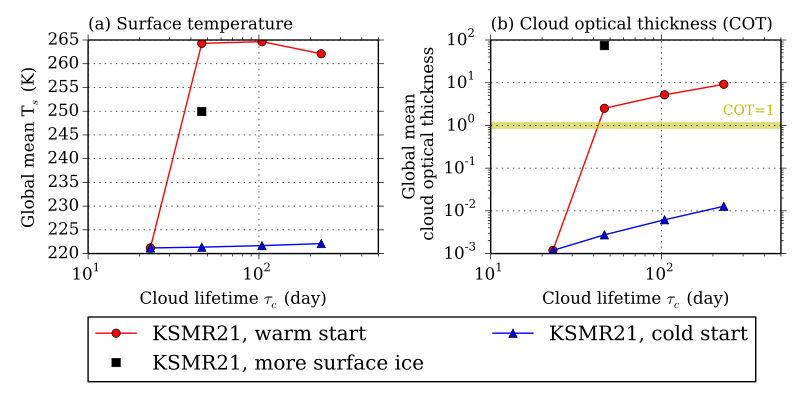

This chart was generated by the following Python code:
# -*- coding: utf-8 -*-

import numpy as np
import matplotlib.pyplot as plt
import matplotlib as mpl
mpl.rc('font',family = 'serif',size = 12)

from scipy.io import netcdf
from scipy.interpolate import interp1d

rp  = 3389.5e3 #6371e3
# rcp = 8.31/32e-3 / 1062.5
spin= 7.292e-5 
grav= 3.71 #9.8
ro2 = 8.31/32e-3 
Lv = 2.5e6
Rv = 461.5

def esat(T):
    return 610.78 * np.exp(-Lv/Rv*(1./T - 1./273.16))
    
def area_mean(var2d, lat): 
    clat = np.cos(lat / 180.*np.pi)
    var1 = np.mean(var2d, axis=1) *clat 
    var2 = np.sum(var1, axis=0) / np.nansum(clat)
    return var2

def vertical_interp(var3d, p3d, p1d): #pres, lat, lon, for visualization
    aa, nlat, nlon = var3d.shape
    varout = np.zeros((len(p1d),nlat,nlon))
    for i in range(nlat):
        for j in range(nlon): 
            ff = interp1d(np.log(p3d[:,i,j]), var3d[:,i,j], 
                    bounds_error=False, fill_value=np.nan)
            varout[:,i,j] = ff(np.log(p1d))
    return varout

def vertical_integration(var3d, phalf3d):
    npfull, nlat, nlon = var3d.shape
    varout = np.zeros((nlat, nlon))
    for i in range(npfull):
        varout[:,:] = varout[:,:] + var3d[i,:,:]* \
            (phalf3d[i+1,:,:] - phalf3d[i,:,:])/grav
    return varout

# pk = np.array([219.4067, 489.5209, 988.2418, 1805.201, 2983.724, 4462.334, 6160.587, 
#     7851.243, 7731.271, 7590.131, 7424.086, 7228.744, 6998.933, 6728.574, 
#     6410.509, 6036.322, 5596.111, 5078.225, 4468.96, 3752.191, 2908.949, 
#     2084.739, 1334.443, 708.499, 252.136, 0, 0])
# bk = np.array([0, 0, 0, 0, 0, 0, 0, 0, 0.01505309, 0.03276228, 0.05359622, 0.07810627, 
#     0.1069411, 0.1408637, 0.180772, 0.227722, 0.2829562, 0.3479364, 
#     0.4243822, 0.5143168, 0.6201202, 0.7235355, 0.8176768, 0.8962153, 
#     0.9534761, 0.9851122, 1])
mass_to_depth = 3./4 /(1e3*10e-6) #from cloud mass to optical thickness

tau_auto = np.array([9e2, 9e3, 9e4, 9e5, 1.5e6, 3e6, 9e6])
ts_mean  = tau_auto *0.
rain_mean  = tau_auto *0.
dirname  = ['1_sh9e2/day4122h00.',
    '2_sh9e3/day5496h00.',
    '3_sh9e4/day2748h00.',
    '4_sh9e5/day5496h00.',
    '5_sh1.5e6/day8244h00.',
    '6_sh3e6/day17175h00.',
    '7_sh9e6/day12366h00.']
for i in range(len(dirname)):
    filename = '../data/SH/'+dirname[i]+'atmos_avg.nc'
    # print filename
    f = netcdf.netcdf_file(filename, 'r')
    lat = f.variables['grid_yt'].data
    lon = f.variables['grid_xt'].data
    ts  = f.variables['ts'].data[0,:,:]
    rain   = f.variables['total_rain'].data[0,:,:]
    rain_mean[i]  = area_mean(rain, lat)
    ts_mean[i] = area_mean(ts, lat)
    f.close()
fig = plt.figure(figsize=(8,4))
cmap = mpl.cm.RdBu_r 

# ax = fig.add_subplot(223)
# ax2= fig.add_subplot(224) 
# ax.semilogx(tau_auto/86400, ts_mean,'k-',marker='s',label=r'r=10 $\mu$m')
# print (rain_mean)
# ax2.loglog(tau_auto/86400, rain_mean/Lv*tau_auto* mass_to_depth, 
#     'k-',marker='s',label=r'r=10 $\mu$m')

ax = fig.add_subplot(121)
ax2= fig.add_subplot(122) 
# ax.semilogx(tau_auto/86400, ts_mean,'k-',marker='s',label=r'SP')
# # print (ts_mean)
# ax2.loglog(tau_auto/86400, rain_mean/Lv*tau_auto* mass_to_depth, 
#     'k-',marker='s',label=r'SP')

#KSMR21, warm start
tau_auto = np.array([2e6, 4e6, 9e6, 2e7])
dirname  = ['1_kite2e6/day6870h00.',
           '3_kite4e6warm/day13053h00.',
           '5_kite9e6warm/day10992h00.',
           '7_kite2e7warm/day19236h00.',]
ts_mean  = tau_auto *0.
rain_mean  = tau_auto *0.
for i in range(len(dirname)):
    filename = '../data/KITE21/'+dirname[i]+'atmos_avg.nc'   
    f = netcdf.netcdf_file(filename, 'r')
    lat = f.variables['grid_yt'].data
    lon = f.variables['grid_xt'].data
    ts  = f.variables['ts'].data[0,:,:]
    rain   = f.variables['total_rain'].data[0,:,:]
    rain_mean[i]  = area_mean(rain, lat)
    ts_mean[i] = area_mean(ts, lat)
    f.close()

ax.semilogx(tau_auto/86400, ts_mean,'r',linestyle='-',marker='o',label=r'KSMR21, warm start')
ax2.loglog(tau_auto/86400, rain_mean/Lv*tau_auto* mass_to_depth, 
    'r-',marker='o',label=r'KSMR21, warm start')


#KSMR21, more ice
tau_auto = np.array([4e6])
dirname  = ['8_kite4e6iceplus/day2748h00.']
ts_mean  = tau_auto *0.
rain_mean  = tau_auto *0.
for i in range(len(dirname)):
    filename = '../data/KITE21/'+dirname[i]+'atmos_avg.nc'   
    f = netcdf.netcdf_file(filename, 'r')
    lat = f.variables['grid_yt'].data
    lon = f.variables['grid_xt'].data
    ts  = f.variables['ts'].data[0,:,:]
    rain   = f.variables['total_rain'].data[0,:,:]
    rain_mean[i]  = area_mean(rain, lat)
    ts_mean[i] = area_mean(ts, lat)
    f.close()

ax.semilogx(tau_auto/86400, ts_mean,'k',linestyle='none',marker='s',label=r'KSMR21, more surface ice')
ax2.loglog(tau_auto/86400, rain_mean/Lv*tau_auto* mass_to_depth, 
    'k-',marker='s',label=r'KSMR21, more surface ice')

#KSMR21, cold start
tau_auto = np.array([2e6, 4e6, 9e6, 2e7])
dirname  = ['1_kite2e6/day6870h00.',
           '2_kite4e6cold/day4809h00.',
           '4_kite9e6cold/day7557h00.',
           '6_kite2e7cold/day13053h00.',]
ts_mean  = tau_auto *0.
rain_mean  = tau_auto *0.
for i in range(len(dirname)):
    filename = '../data/KITE21/'+dirname[i]+'atmos_avg.nc'   
    f = netcdf.netcdf_file(filename, 'r')
    lat = f.variables['grid_yt'].data
    lon = f.variables['grid_xt'].data
    ts  = f.variables['ts'].data[0,:,:]
    rain   = f.variables['total_rain'].data[0,:,:]
    rain_mean[i]  = area_mean(rain, lat)
    ts_mean[i] = area_mean(ts, lat)
    f.close()
ax.semilogx(tau_auto/86400, ts_mean,'b',linestyle='-',marker='^',label=r'KSMR21, cold start')
ax.set_xlabel(r'Cloud lifetime $\tau_c$ (day)')
ax.set_ylabel(r'Global mean T$_s$ (K)')
ax.grid()
# ax.legend(numpoints=1, loc='center right', fontsize=10)
ax.legend(numpoints=1,frameon=True,
    bbox_to_anchor=(0., -0.6, 2.3, .102), loc='lower left',
    ncol=2, mode="expand", borderaxespad=0.)
ax.set_xlim([10,500])
ax.tick_params(which='both',direction='out')
ax.text(0, 1.05, '(a) Surface temperature',transform=ax.transAxes, fontsize=12)

ax2.loglog(tau_auto/86400, rain_mean/Lv*tau_auto* mass_to_depth, 
    'b-',marker='^',label=r'KSMR21, cold start')
ax2.plot([10, 5e2], [1,1], color='y', linewidth=5, alpha=0.5)
ax2.set_xlabel(r'Cloud lifetime $\tau_c$ (day)')
ax2.set_ylabel('Global mean \n cloud optical thickness')
ax2.grid()
# ax2.legend(loc='upper left',numpoints=1, fontsize=10)
ax2.set_xlim([10,5e2])
ax2.tick_params(which='both',direction='out')
ax2.text(0, 1.05, '(b) Cloud optical thickness (COT)',transform=ax2.transAxes, fontsize=12)
ax2.text(0.8, 0.65, 'COT=1', transform=ax2.transAxes,
    color='y',fontsize=10)

# # plt.tight_layout()
# # fig.savefig('TS_TAU_EQ.pdf')
# mass_to_depth = 3./4 /(1e3*20e-6) #from cloud mass to optical thickness
# ts_mean  = tau_auto *0.
# rain_mean  = tau_auto *0.
# dirname  = ['1_re9e2/day6870h00.',
#     '2_re9e3/day6870h00.',
#     '3_re9e4/day4122h00.',
#     '4_re9e5/day6183h00.',
#     '5_re1.5e6/day6870h00.',
#     '6_re3e6/day6870h00.',
#     '7_re9e6/day20610h00.']
# for i in range(len(dirname)):
#     filename = '../data/RE20SH/'+dirname[i]+'atmos_avg.nc'
#     # print filename
#     f = netcdf.netcdf_file(filename, 'r')
#     lat = f.variables['grid_yt'].data
#     lon = f.variables['grid_xt'].data
#     ts  = f.variables['ts'].data[0,:,:]
#     rain   = f.variables['total_rain'].data[0,:,:]
#     rain_mean[i]  = area_mean(rain, lat)
#     ts_mean[i] = area_mean(ts, lat)
#     f.close()

# ax = fig.add_subplot(223)
# ax2= fig.add_subplot(224) 
# ax.semilogx(tau_auto/86400, ts_mean,'r--',marker='o',label=r'r=20 $\mu$m')
# print (rain_mean)
# ax2.loglog(tau_auto/86400, rain_mean/Lv*tau_auto* mass_to_depth, 
#     'r--',marker='o',label=r'r=20 $\mu$m')
# ax.set_xlabel(r'Cloud lifetime $\tau_c$ (day)')
# ax.set_ylabel(r'Global mean T$_s$ (K)')
# ax.grid()
# ax.legend(numpoints=1, loc='upper left', fontsize=10)
# # ax.legend(numpoints=1,frameon=False,
# #     bbox_to_anchor=(0.3, -0.5, 1.3, .102), loc='lower left',
# #     ncol=2, mode="expand", borderaxespad=0.)
# ax.set_xlim([1e-2,2e2])
# ax.tick_params(which='both',direction='out')
# ax.text(0, 1.05, '(c) Surface temperature',transform=ax.transAxes, fontsize=12)

# ax2.plot([1e-2, 2e2], [1,1], color='y', linewidth=5, alpha=0.5)
# ax2.set_xlabel(r'Cloud lifetime $\tau_c$ (day)')
# ax2.set_ylabel('Global mean \n cloud optical thickness')
# ax2.grid()
# ax2.legend(loc='upper left',numpoints=1, fontsize=10)
# ax2.set_xlim([1e-2,2e2])
# ax2.tick_params(which='both',direction='out')
# ax2.text(0, 1.05, '(d) Cloud optical thickness (COT)',transform=ax2.transAxes, fontsize=12)
# ax2.text(0.5, 0.62, 'COT=1', transform=ax2.transAxes,
#     color='y',fontsize=10)

plt.show()
